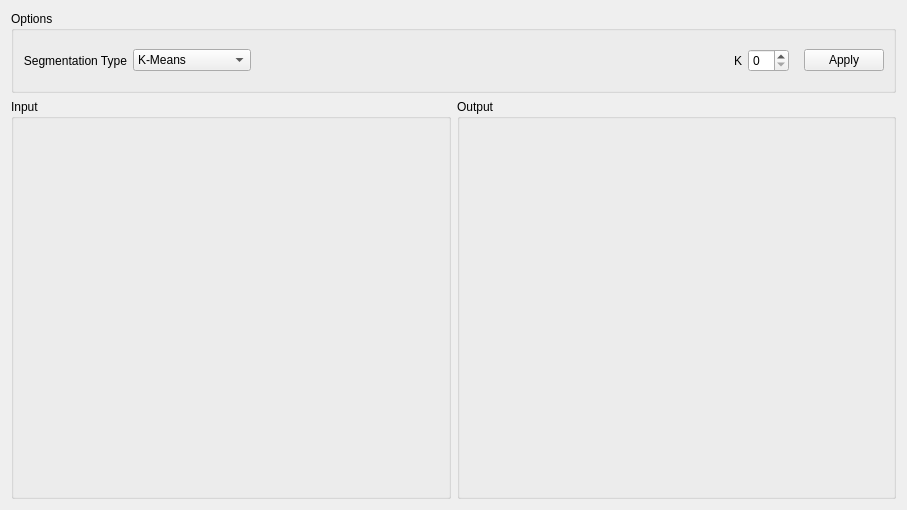
<?xml version="1.0" encoding="UTF-8"?>
<ui version="4.0">
 <class>Page10</class>
 <widget class="QWidget" name="Page10">
  <property name="geometry">
   <rect>
    <x>0</x>
    <y>0</y>
    <width>907</width>
    <height>510</height>
   </rect>
  </property>
  <property name="windowTitle">
   <string>Form</string>
  </property>
  <layout class="QGridLayout" name="gridLayout">
   <item row="0" column="0" colspan="2">
    <widget class="QGroupBox" name="groupBox_2">
     <property name="sizePolicy">
      <sizepolicy hsizetype="Preferred" vsizetype="Maximum">
       <horstretch>0</horstretch>
       <verstretch>0</verstretch>
      </sizepolicy>
     </property>
     <property name="title">
      <string>Options</string>
     </property>
     <layout class="QHBoxLayout" name="horizontalLayout">
      <item>
       <widget class="QLabel" name="type_label">
        <property name="text">
         <string>Segmentation Type</string>
        </property>
        <property name="alignment">
         <set>Qt::AlignRight|Qt::AlignTrailing|Qt::AlignVCenter</set>
        </property>
       </widget>
      </item>
      <item>
       <widget class="QComboBox" name="type_comboBox">
        <item>
         <property name="text">
          <string>K-Means</string>
         </property>
        </item>
        <item>
         <property name="text">
          <string>Mean Shift</string>
         </property>
        </item>
        <item>
         <property name="text">
          <string>Agglomerative</string>
         </property>
        </item>
        <item>
         <property name="text">
          <string>Region Growing</string>
         </property>
        </item>
       </widget>
      </item>
      <item>
       <widget class="QStackedWidget" name="stackedWidget">
        <property name="currentIndex">
         <number>0</number>
        </property>
        <widget class="QWidget" name="kmeansPage">
         <layout class="QHBoxLayout" name="horizontalLayout_5">
          <item>
           <spacer name="horizontalSpacer">
            <property name="orientation">
             <enum>Qt::Horizontal</enum>
            </property>
            <property name="sizeHint" stdset="0">
             <size>
              <width>10</width>
              <height>20</height>
             </size>
            </property>
           </spacer>
          </item>
          <item>
           <widget class="QLabel" name="kValueLabel">
            <property name="text">
             <string>K</string>
            </property>
           </widget>
          </item>
          <item>
           <widget class="QSpinBox" name="kValueInput">
            <property name="maximum">
             <number>20</number>
            </property>
           </widget>
          </item>
         </layout>
        </widget>
        <widget class="QWidget" name="meanShiftPage">
         <layout class="QHBoxLayout" name="horizontalLayout_3">
          <item>
           <widget class="QLabel" name="label_1">
            <property name="text">
             <string>Color Raduis</string>
            </property>
            <property name="alignment">
             <set>Qt::AlignRight|Qt::AlignTrailing|Qt::AlignVCenter</set>
            </property>
           </widget>
          </item>
          <item>
           <widget class="QDoubleSpinBox" name="meanColorRaduis">
            <property name="value">
             <double>30.000000000000000</double>
            </property>
           </widget>
          </item>
          <item>
           <widget class="QLabel" name="label_2">
            <property name="text">
             <string>Spatial Raduis</string>
            </property>
            <property name="alignment">
             <set>Qt::AlignRight|Qt::AlignTrailing|Qt::AlignVCenter</set>
            </property>
           </widget>
          </item>
          <item>
           <widget class="QDoubleSpinBox" name="meanSpatialRaduis">
            <property name="value">
             <double>30.000000000000000</double>
            </property>
           </widget>
          </item>
          <item>
           <widget class="QLabel" name="label_3">
            <property name="text">
             <string>Max Iteration</string>
            </property>
            <property name="alignment">
             <set>Qt::AlignRight|Qt::AlignTrailing|Qt::AlignVCenter</set>
            </property>
           </widget>
          </item>
          <item>
           <widget class="QSpinBox" name="meanMaxItr">
            <property name="value">
             <number>5</number>
            </property>
           </widget>
          </item>
         </layout>
        </widget>
        <widget class="QWidget" name="agglomarativePage">
         <layout class="QHBoxLayout" name="horizontalLayout_4">
          <item>
           <widget class="QLabel" name="clust_label">
            <property name="text">
             <string>Clusetrs numbers</string>
            </property>
           </widget>
          </item>
          <item>
           <widget class="QSpinBox" name="aggClusters"/>
          </item>
          <item>
           <widget class="QLabel" name="thresh_labels">
            <property name="text">
             <string>Color Threshold</string>
            </property>
           </widget>
          </item>
          <item>
           <widget class="QDoubleSpinBox" name="aggThreshold"/>
          </item>
          <item>
           <widget class="QProgressBar" name="aggProgressBar">
            <property name="value">
             <number>24</number>
            </property>
           </widget>
          </item>
         </layout>
        </widget>
        <widget class="QWidget" name="regionGrowingPage">
         <layout class="QHBoxLayout" name="horizontalLayout_6">
          <item>
           <spacer name="horizontalSpacer_2">
            <property name="orientation">
             <enum>Qt::Horizontal</enum>
            </property>
            <property name="sizeHint" stdset="0">
             <size>
              <width>333</width>
              <height>20</height>
             </size>
            </property>
           </spacer>
          </item>
          <item>
           <widget class="QLabel" name="thersholdLabel">
            <property name="text">
             <string>Thershold</string>
            </property>
           </widget>
          </item>
          <item>
           <widget class="QSpinBox" name="thersholdValue">
            <property name="maximum">
             <number>255</number>
            </property>
           </widget>
          </item>
         </layout>
        </widget>
       </widget>
      </item>
      <item>
       <widget class="QPushButton" name="applyBtn">
        <property name="text">
         <string>Apply</string>
        </property>
       </widget>
      </item>
     </layout>
    </widget>
   </item>
   <item row="1" column="1">
    <widget class="QGroupBox" name="groupBox_3">
     <property name="title">
      <string>Output</string>
     </property>
     <layout class="QHBoxLayout" name="horizontalLayout_2">
      <item>
       <widget class="QLabel" name="output_image_label">
        <property name="sizePolicy">
         <sizepolicy hsizetype="Expanding" vsizetype="Preferred">
          <horstretch>0</horstretch>
          <verstretch>0</verstretch>
         </sizepolicy>
        </property>
        <property name="text">
         <string/>
        </property>
       </widget>
      </item>
     </layout>
    </widget>
   </item>
   <item row="1" column="0">
    <widget class="QGroupBox" name="groupBox">
     <property name="title">
      <string>Input</string>
     </property>
     <layout class="QHBoxLayout" name="horizontalLayout_7">
      <item>
       <widget class="QStackedWidget" name="stackedWidget_2">
        <property name="currentIndex">
         <number>0</number>
        </property>
        <widget class="QWidget" name="page">
         <layout class="QVBoxLayout" name="verticalLayout">
          <item>
           <widget class="Clickable" name="inputLabel">
            <property name="text">
             <string/>
            </property>
           </widget>
          </item>
         </layout>
        </widget>
        <widget class="QWidget" name="page_2">
         <layout class="QVBoxLayout" name="verticalLayout_2">
          <item>
           <widget class="QPushButton" name="uploadImage">
            <property name="text">
             <string>Upload Image</string>
            </property>
           </widget>
          </item>
          <item>
           <widget class="QGraphicsView" name="graphicsView">
            <property name="cursor" stdset="0">
             <cursorShape>CrossCursor</cursorShape>
            </property>
           </widget>
          </item>
         </layout>
        </widget>
       </widget>
      </item>
     </layout>
    </widget>
   </item>
  </layout>
 </widget>
 <customwidgets>
  <customwidget>
   <class>Clickable</class>
   <extends>QLabel</extends>
   <header>utilities/clickable.h</header>
   <slots>
    <signal>clicked()</signal>
   </slots>
  </customwidget>
 </customwidgets>
 <resources/>
 <connections/>
</ui>
